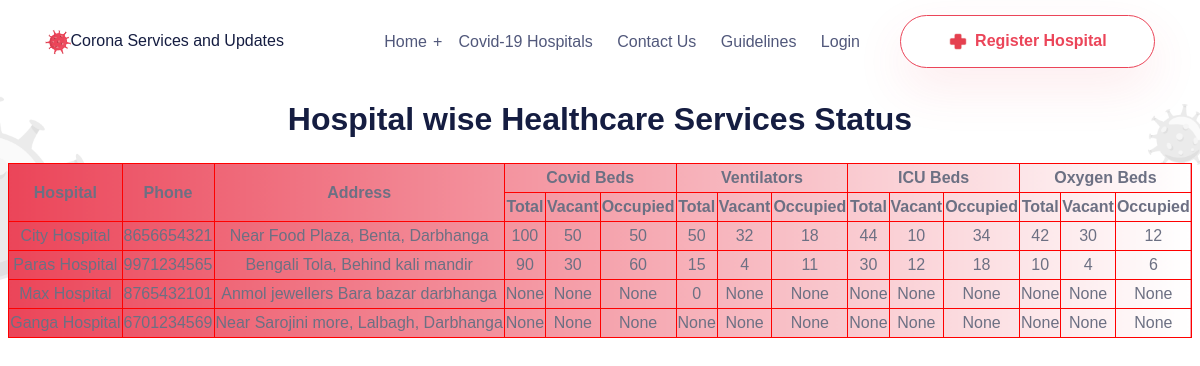
The page /covid_hospitals on the database as committed earlier.
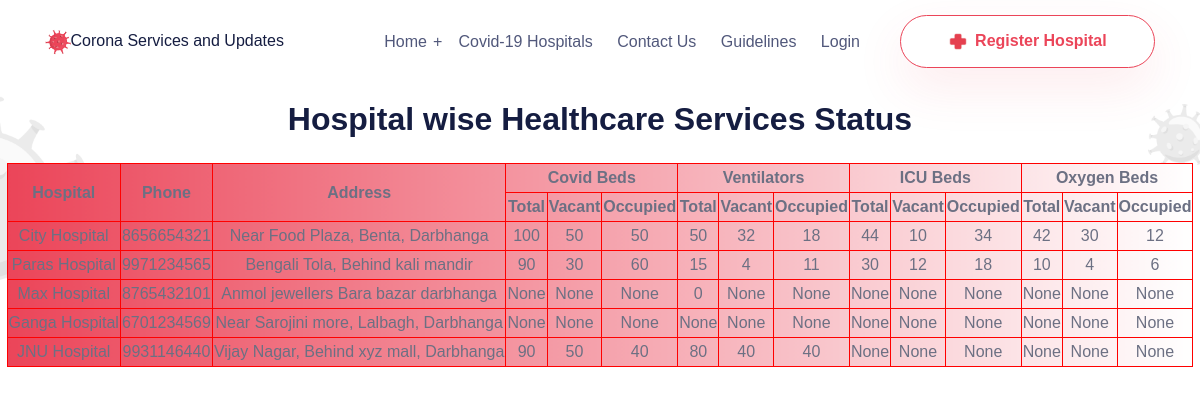
The same page on the database as committed later.
### users/models.py (models this page shows, shortened)
class CustomUser(AbstractBaseUser):
    email = models.EmailField(unique=True, verbose_name='Email')
    name = models.CharField(max_length=80, verbose_name='Name', blank=True, unique=True)
    address = models.TextField(max_length=120)
    phone_regex = RegexValidator(regex = r'^[6789]\d{9}$', message= 'Invalid Phone number.')
    phone = models.CharField(validators=[phone_regex], max_length= 10, verbose_name='Phone', blank=True, unique=True)
    file = models.FileField(verbose_name='File')
    date_joined = models.DateTimeField(verbose_name='Date Joined', auto_now_add=True)
    last_login = models.DateTimeField(verbose_name='Last Login', auto_now=True)
    is_admin = models.BooleanField(default=False)
    is_active = models.BooleanField(default=True)
    is_staff = models.BooleanField(default=False)
    is_superuser = models.BooleanField(default=False)
    USERNAME_FIELD = 'email'
    REQUIRED_FIELDS = ['name', 'phone', 'address']
    objects = CustomUserManager()

class Profile(models.Model):
    user = models.OneToOneField(CustomUser, on_delete=models.CASCADE)
    t_covid_beds = models.IntegerField(null=True, blank=True)
    v_covid_beds = models.IntegerField(null=True, blank=True)
    o_covid_beds = models.IntegerField(null=True, blank=True)
    t_ventilators = models.IntegerField(null=True, blank=True)
    v_ventilators = models.IntegerField(null=True, blank=True)
    o_ventilators = models.IntegerField(null=True, blank=True)
    t_icu_beds = models.IntegerField(null=True, blank=True)
    v_icu_beds = models.IntegerField(null=True, blank=True)
    o_icu_beds = models.IntegerField(null=True, blank=True)
    t_oxygen_beds = models.IntegerField(null=True, blank=True)
    v_oxygen_beds = models.IntegerField(null=True, blank=True)
    o_oxygen_beds = models.IntegerField(null=True, blank=True)
    last_updated = models.DateTimeField(null=True, verbose_name='Last Updated', auto_now=True)

### home/views.py (the view)
# urls.py: path('covid_hospitals', views.covid_hospitals, name='covid_hospitals'),
def covid_hospitals(request):
    hospital = CustomUser.objects.all()
    healthcare_services = Profile.objects.all()
    mylist = zip(hospital, healthcare_services)
    context = {
            'mylist': mylist,
        }
    return render(request, 'covid_hospitals.html', context)

### templates/covid_hospitals.html (shortened to what this page needs)
{% extends 'base.html' %}
{% block body %}
<head>
</head>
<div>
    <h1 style="padding:50px;"><b></b></h1>
    <h2 align="center"><b> Hospital wise Healthcare Services Status</b></h2>
    </div>
    <img src="/static/assets/img/shape/shape__white1.png" alt="" class="shape shape1">
    <img src="/static/assets/img/shape/shape__white2.png" alt="" class="shape shape2">
    <div>
     <div>
        <table align="center">
  <thead align="center" border=1>
<tr>
<th rowspan=2 colspan=3>Hospital</th>
<th rowspan=2 colspan=3>Phone</th>
<th rowspan=2 colspan=3>Address</th>
<th colspan=3>Covid Beds</th>
<th colspan=3>Ventilators</th>
<th colspan=3>ICU Beds</th>
<th colspan=3>Oxygen Beds</th>
</tr>
<tr>
<th>Total</th>
<th>Vacant</th>
<th>Occupied</th>
<th>Total</th>
<th>Vacant</th>
<th>Occupied</th>
<th>Total</th>
<th>Vacant</th>
<th>Occupied</th>
<th>Total</th>
<th>Vacant</th>
<th>Occupied</th>
</tr>
</thead>
<tbody border=1>
{% for hospital,service in mylist %}
{% if hospital.name != 'Ritu' %}
<td colspan=3>{{hospital.name}}</td>
<td colspan=3>{{hospital.phone}}</td>
<td colspan=3>{{hospital.address}}</td>
<td>{{service.t_covid_beds}}</td>
<td>{{service.v_covid_beds}}</td>
<td>{{service.o_covid_beds}}</td>
<td>{{service.t_ventilators}}</td>
<td>{{service.v_ventilators}}</td>
<td>{{service.o_ventilators}}</td>
<td>{{service.t_icu_beds}}</td>
<td>{{service.v_icu_beds}}</td>
<td>{{service.o_icu_beds}}</td>
<td>{{service.t_oxygen_beds}}</td>
<td>{{service.v_oxygen_beds}}</td>
<td>{{service.o_oxygen_beds}}</td>
</tbody>
{% endif %}
{% endfor %}
</table>
    </div>
{% endblock body %}

### templates/base.html (shortened to what this page needs)
<!doctype html>
<html lang="en">
  <head>
    {% load static %}
    <link href="https://cdn.jsdelivr.net/npm/bootstrap@5.1.0/dist/css/bootstrap.min.css" rel="stylesheet">
    <link rel="stylesheet" href="{% static 'assets/css/bootstrap.min.css' %}">
    <link rel="stylesheet" href="{% static 'assets/css/animate.min.css' %}">
    <link rel="stylesheet" href="{% static 'assets/css/fontawesome.css' %}">
    <link rel="stylesheet" href="{% static 'assets/css/stellarnav.css' %}">
    <link rel="stylesheet" href="{% static 'assets/css/space__grotesk.css' %}">
    <link rel="stylesheet" href="{% static 'assets//css/typography.css' %}">
    <link rel="stylesheet" href="{% static 'assets/css/buttons.css' %}">
    <link rel="stylesheet" href="{% static 'assets/css/inner.css' %}">
    <link rel="stylesheet" href="{% static 'assets/css/theme.css' %}">
    <link rel="stylesheet" href="{% static 'assets/css/header.css' %}">
    <link rel="stylesheet" href="{% static 'assets/css/footer.css' %}">
    <link rel="stylesheet" href="{% static 'assets/css/responsive.css' %}">
  </head>
  <body>
      <div class="header__area header__absolute" id="header">
        <div class="container">
            <div class="row">
                <div class="col-6 col-md-5 col-xl-3 align-self-center">
                    <a href="/" class="logo"><img padding="20%" src="{% static 'assets/img/icon/big__virous.png' %}" alt="" width="10%" height="10%">Corona Services and Updates</a>
                </div>
                <div class="col-6 col-md-7 col-xl-6 text-center align-self-center">
                    <div class="main__menu">
                        <div class="stellarnav">
                            <ul class="navclass" id="scroll">
                                <li><a href="/">Home</a>
                                </li>
                                <li><a href="/covid_hospitals">Covid-19 Hospitals</a></li>
                                <li><a href="/contact">Contact Us</a></li>
                                <li><a href="/about">Guidelines</a></li>
                                <li><a href="/login">Login</a></li>
                            </ul>
                        </div>
                    </div>
                </div>
                <div class="d-none d-lg-block col-lg-3 col-xl-3 align-self-center text-right">
                    <a href="/register" class="cbtn emergency_btn">
                        <img class="btn__icon" src="{% static 'assets/img/icon/reg.png' %}" alt="" width="10%" height="10%">
                            Register Hospital
                    </a>
                </div>
            </div>
        </div>
    </div>
{% block body %}{% endblock body %}
  </body>
</html>

### static/assets/css/stellarnav.css (style rules this page uses)
.stellarnav { position: relative; width: auto; z-index: 9900; line-height: normal; }
.stellarnav a { color: #777; }
.stellarnav ul { margin: 0; padding: 0; text-align: right; }
.stellarnav li { list-style: none; display: block; margin: 0; padding: 0; position: relative; line-height: normal; }
.stellarnav li a { padding: 13px 10px; display: block; text-decoration: none; color: #777; font-size: inherit; text-transform: capitalize; font-family: inherit; box-sizing: border-box; -webkit-transition: all .3s ease-out; -moz-transition: all .3s ease-out; transition: all .3s ease-out; }
.stellarnav > ul > li { display: inline-block; }
.stellarnav.light { background: transparent; }
.stellarnav.light li a { color: #51587B; }
.stellarnav li.has-sub > a:after { content: ''; margin-left: 10px; border-left: 6px solid transparent; border-right: 6px solid transparent; border-top: 6px solid #FFF; display: none; }
.stellarnav.desktop li.has-sub a { padding-right: 5px; }

### static/assets/css/typography.css (style rules this page uses)
a { color: #151D41; -webkit-transition: 0.3s; transition: 0.3s; display: inline-block; }
img { max-width: 100%; height: auto; }
body, html { height: 100%; }
h1, h2 { font-family: 'space_groteskbold', sans-serif; font-weight: 700; margin: 0; color: #151D41; }
a, a:hover { text-decoration: none; }
ul { margin: 0; padding:0; }
li { list-style: none; }
body { font-family: 'space_groteskregular', sans-serif; font-size: 16px; line-height: 26px; overflow-x: hidden; color: #6C7083; }
.center, .left, .right { position: relative; }
.right { text-align: right; }

### static/assets/css/buttons.css (style rules this page uses)
.cbtn { display: inline-block; padding: 13px 25px; background: #000; color: #fff; font-size: 16px; font-weight: 700; font-size: 16px; line-height: 16px; text-transform: capitalize; }
a.cbtn.emergency_btn { background: #fff; text-align: center; color: #EB4559; border-radius: 30px; border: 1px solid #EB4559; box-shadow: 0px 20px 50px rgba(235, 69, 89, 0.1); padding: 16px 30px; transform: translateY(0px); transition: all .5s; }
img.btn__icon, img.btn__hover__icon { transition: all .5s; }
img.btn__icon { padding-right: 3px; }

### static/assets/css/theme.css (style rules this page uses)
img.shape { position: absolute; z-index: -1; }
img.shape.shape1 { position: absolute; top: 12%; height: 220px; left: -120px; -webkit-animation: prespin 15s infinite linear; animation: prespin 15s infinite linear; }
img.shape.shape2 { top: 13%; right: -15px; height: 70px; }

### static/assets/css/header.css (style rules this page uses)
.header__area { padding: 15px 0; }
.header__area.header__absolute { position: absolute; width: 100%; background: #fff; z-index: 99; }
.stellarnav li.has-sub > a:after { display: inline-block; content: "+"; width: 0; height: 100%; position: relative; letter-spacing: 0; margin: 0; line-height: 0; }

### static/assets/css/responsive.css (style rules this page uses)
@media only screen and (min-width: 992px) and (max-width: 1300px) { a.cbtn.emergency_btn { padding: 16px 15px; } }

### templates/covid_hospitals.html (style rules this page uses)
table, td, th { border: 1px solid red; text-align: center; }
table { margin-top: 25px; margin-bottom: 25px; background-image: linear-gradient(to right, #EB4559 , white); }

Rows that differ between the two databases and show on the page:
added CustomUser: name "JNU Hospital", phone "9931146440", address "Vijay Nagar, Behind xyz mall, Darbhanga", t_covid_beds "90", v_covid_beds "50", o_covid_beds "40", t_ventilators "80", v_ventilators "40", o_ventilators "40", t_icu_beds "None", v_icu_beds "None", o_icu_beds "None", t_oxygen_beds "None", v_oxygen_beds "None", o_oxygen_beds "None"
